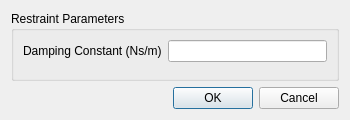
<?xml version="1.0" encoding="UTF-8"?>
<ui version="4.0">
 <class>SimpleDamperDialog</class>
 <widget class="QDialog" name="SimpleDamperDialog">
  <property name="geometry">
   <rect>
    <x>0</x>
    <y>0</y>
    <width>350</width>
    <height>120</height>
   </rect>
  </property>
  <property name="windowTitle">
   <string>Simple Damper</string>
  </property>
  <layout class="QVBoxLayout" name="verticalLayout">
   <item>
    <widget class="QGroupBox" name="groupBox">
     <property name="title">
      <string>Restraint Parameters</string>
     </property>
     <layout class="QFormLayout" name="formLayout">
      <item row="0" column="0">
       <widget class="QLabel" name="dampingConstantLabel">
        <property name="text">
         <string>Damping Constant (Ns/m)</string>
        </property>
       </widget>
      </item>
      <item row="0" column="1">
       <widget class="QLineEdit" name="dampingConstant"/>
      </item>
     </layout>
    </widget>
   </item>
   <item>
    <widget class="QDialogButtonBox" name="buttonBox">
     <property name="standardButtons">
      <set>QDialogButtonBox::Cancel|QDialogButtonBox::Ok</set>
     </property>
    </widget>
   </item>
  </layout>
 </widget>
 <resources/>
 <connections/>
</ui>
